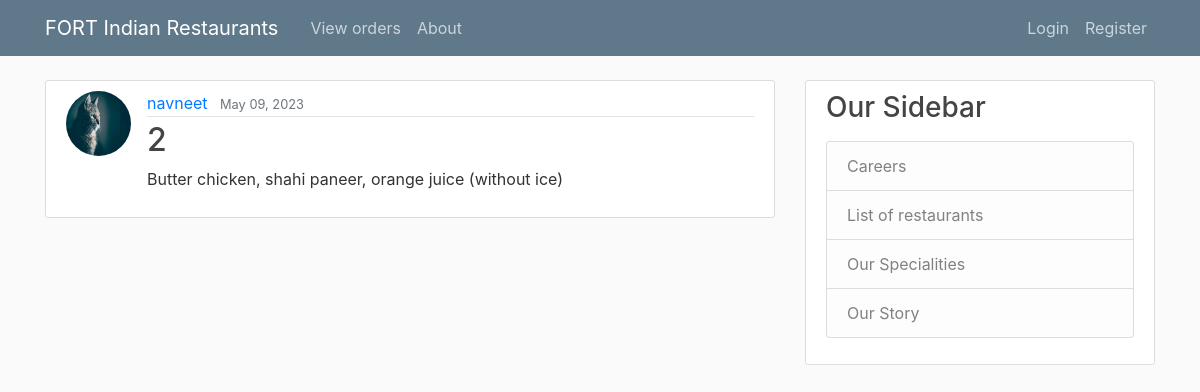
The app's page /order/2/ with its own data.
### waiter/models.py (models this page shows, shortened)
class Order(models.Model):
    table = models.CharField(max_length=10)
    order = models.TextField()
    date = models.DateTimeField(default=timezone.now)
    customer = models.ForeignKey(User, on_delete=models.CASCADE)

### WaiterReg/models.py (models this page shows, shortened)
class Profile(models.Model):
    user = models.OneToOneField(User, on_delete=models.CASCADE)
    image = models.ImageField(default='default.jpg', upload_to='profile_pics')

### waiter/views.py (the view)
# urls.py: path('order/<int:pk>/', OrderDetailView.as_view(), name='order-detail'),
class OrderDetailView(DetailView):
    model = Order

### waiter/templates/waiter/order_detail.html (shortened to what this page needs)
{% extends "waiter/base.html" %}
{% block content %}
  <article class="media content-section">
    <img class="rounded-circle article-img" src="{{ object.customer.profile.image.url }}">
    <div class="media-body">
      <div class="article-metadata">
        <a class="mr-2" href="#">{{ object.customer }}</a>
        <small class="text-muted">{{ object.date|date:"F d, Y" }}</small>
      </div>
      <h2 class="article-title">{{ object.table }}</h2>
      <p class="article-content">{{ object.order }}</p>
    </div>
  </article>
{% endblock content %}

### waiter/static/waiter/main.css (style rules this page uses)
body { background: #fafafa; color: #333333; margin-top: 5rem; }
h1, h2, h3, h4, h5, h6 { color: #444444; }
.content-section { background: #ffffff; padding: 10px 20px; border: 1px solid #dddddd; border-radius: 3px; margin-bottom: 20px; }
.article-title { color: #444444; }
.article-content { white-space: pre-line; }
.article-img { height: 65px; width: 65px; margin-right: 16px; }
.article-metadata { padding-bottom: 1px; margin-bottom: 4px; border-bottom: 1px solid #e3e3e3 }

### records on screen
Order: customer.profile.image (picture), customer "navneet", date "May 09, 2023", table "2", order "Butter chicken, shahi paneer, orange juice (without ice)"
